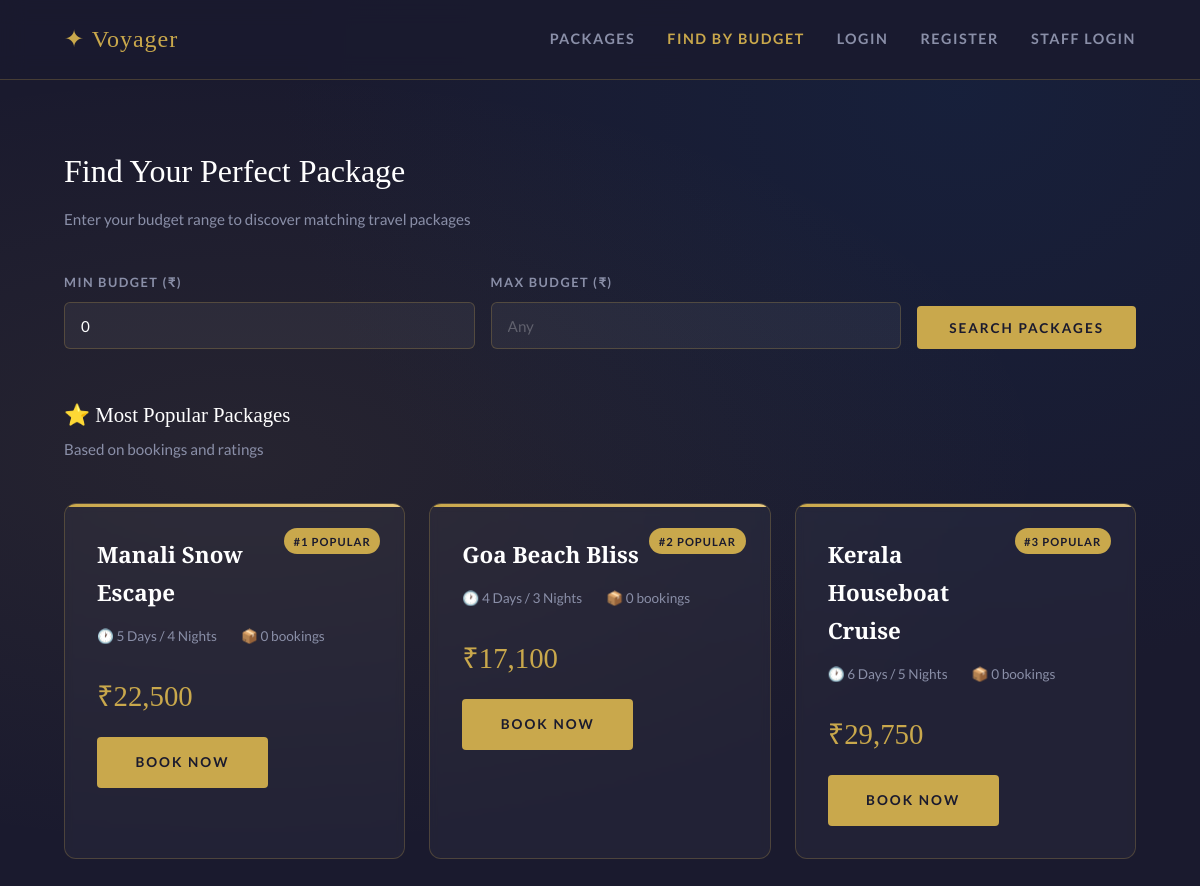
/recommend.php, run on the app's committed database.
### tables this page shows
CREATE TABLE IF NOT EXISTS travel_package (
    package_id INT AUTO_INCREMENT PRIMARY KEY,
    package_name VARCHAR(150) NOT NULL,
    duration VARCHAR(50),
    start_date DATE,
    end_date DATE,
    total_cost DECIMAL(12,2) NOT NULL DEFAULT 0,
    discount DECIMAL(5,2) DEFAULT 0,
    available_slots INT DEFAULT 20,
    description TEXT,
    created_at TIMESTAMP DEFAULT CURRENT_TIMESTAMP
);

### recommend.php (the view, shortened to what this page needs)
<?php
include "config.php";
$min = isset($_GET['min']) ? (int)$_GET['min'] : 0;
$max = isset($_GET['max']) ? (int)$_GET['max'] : 999999;
$popular = mysqli_fetch_all(mysqli_query($conn,
    "SELECT tp.*, COUNT(t.trip_id) AS booking_count,
            COALESCE(AVG(pr.rating),0) AS avg_rating
     FROM travel_package tp
     LEFT JOIN trip t  ON tp.package_id = t.package_id
     LEFT JOIN package_review pr ON tp.package_id = pr.package_id
     GROUP BY tp.package_id
     ORDER BY booking_count DESC, avg_rating DESC
     LIMIT 3"), MYSQLI_ASSOC);
?>
<!DOCTYPE html>
<html lang="en">
<head>
  <link rel="stylesheet" href="style.css">
</head>
<body>
<?php include "nav.php"; ?>
<div class="section">
  <div class="section-title">Find Your Perfect Package</div>
  <p class="section-subtitle">Enter your budget range to discover matching travel packages</p>
  <form method="GET" style="display:flex; gap:1rem; flex-wrap:wrap; align-items:flex-end; margin-bottom:3rem;">
    <div class="form-group" style="margin:0; flex:1; min-width:160px;">
      <label>Min Budget (₹)</label>
      <input type="number" name="min" value="<?php echo $min; ?>" placeholder="0" min="0">
    </div>
    <div class="form-group" style="margin:0; flex:1; min-width:160px;">
      <label>Max Budget (₹)</label>
      <input type="number" name="max" value="<?php echo $max == 999999 ? '' : $max; ?>" placeholder="Any">
    </div>
    <button type="submit" class="btn btn-primary" style="padding:0.85rem 2rem;">Search Packages</button>
  </form>
  <div class="section-title" style="font-size:1.3rem; margin-bottom:0.3rem;">⭐ Most Popular Packages</div>
  <p class="section-subtitle">Based on bookings and ratings</p>
  <div class="grid">
    <?php foreach($popular as $i => $row):
      $final = $row['total_cost'] * (1 - $row['discount']/100);
    ?>
    <div class="card pkg-card" style="animation: fadeUp 0.4s <?php echo $i*0.1; ?>s ease both;">
      <div style="position:absolute; top:1.5rem; right:1.5rem; background:var(--gold); color:var(--deep);
        font-size:0.7rem; font-weight:700; padding:0.2rem 0.6rem; border-radius:50px; letter-spacing:1px;">
        #<?php echo $i+1; ?> POPULAR
      </div>
      <h3 style="padding-right:5rem;"><?php echo htmlspecialchars($row['package_name']); ?></h3>
      <div class="pkg-meta">
        <span>🕐 <?php echo htmlspecialchars($row['duration']); ?></span>
        <span>📦 <?php echo $row['booking_count']; ?> bookings</span>
      </div>
      <div class="pkg-price">₹<?php echo number_format($final); ?></div>
      <a href="book.php?package_id=<?php echo $row['package_id']; ?>" class="btn btn-primary" style="font-size:0.85rem;">Book Now</a>
    </div>
    <?php endforeach; ?>
  </div>
</div>
</body>
</html>

### style.css (style rules this page uses)
:root { --sand: #f5ede0; --deep: #1a1a2e; --ocean: #16213e; --gold: #c9a84c; --gold-light: #e8c97e; --white: #ffffff; --muted: #8a8fa8; --border: rgba(201,168,76,0.25); --card-bg: rgba(255,255,255,0.04); --shadow: 0 8px 40px rgba(0,0,0,0.4); }
*, *::before, *::after { box-sizing: border-box; margin: 0; padding: 0; }
body { font-family: 'Lato', sans-serif; background: var(--deep); color: var(--white); min-height: 100vh; line-height: 1.7; background-image: radial-gradient(ellipse at 20% 50%, rgba(201,168,76,0.07) 0%, transparent 60%), radial-gradient(ellipse at 80% 10%, rgba(22,33,62,0.8) 0%, transparent 50%); }
.btn { display: inline-block; padding: 0.85rem 2.4rem; border-radius: 4px; font-family: 'Lato', sans-serif; font-size: 0.85rem; font-weight: 700; letter-spacing: 2px; text-transform: uppercase; text-decoration: none; cursor: pointer; border: none; transition: all 0.3s; }
.btn-primary { background: var(--gold); color: var(--deep); }
.card { background: var(--card-bg); border: 1px solid var(--border); border-radius: 12px; padding: 2rem; transition: transform 0.3s, box-shadow 0.3s, border-color 0.3s; backdrop-filter: blur(4px); }
.card h3 { font-family: 'Playfair Display', serif; font-size: 1.4rem; margin-bottom: 0.8rem; color: var(--white); }
.grid { display: grid; grid-template-columns: repeat(auto-fill, minmax(300px, 1fr)); gap: 1.5rem; }
.section { padding: 4rem 4rem; }
.section-title { font-family: 'Playfair Display', serif; font-size: 2rem; margin-bottom: 0.5rem; }
.section-subtitle { color: var(--muted); margin-bottom: 2.5rem; font-size: 0.95rem; }
.form-group { margin-bottom: 1.5rem; }
.form-group label { display: block; font-size: 0.8rem; letter-spacing: 1.5px; text-transform: uppercase; color: var(--muted); margin-bottom: 0.5rem; font-weight: 700; }
.form-group input, .form-group textarea, .form-group select { width: 100%; padding: 0.85rem 1rem; background: rgba(255,255,255,0.05); border: 1px solid var(--border); border-radius: 6px; color: var(--white); font-family: 'Lato', sans-serif; font-size: 0.95rem; transition: border-color 0.3s, box-shadow 0.3s; outline: none; }
.form-group input::placeholder, .form-group textarea::placeholder { color: rgba(255,255,255,0.25); }
.pkg-card { position: relative; overflow: hidden; }
.pkg-card::before { content: ''; position: absolute; top: 0; left: 0; right: 0; height: 3px; background: linear-gradient(90deg, var(--gold), var(--gold-light)); }
.pkg-price { font-family: 'Playfair Display', serif; font-size: 1.8rem; color: var(--gold); margin: 0.5rem 0; }
.pkg-meta { color: var(--muted); font-size: 0.85rem; display: flex; gap: 1.5rem; margin-bottom: 1.5rem; }
.pkg-meta span { display: flex; align-items: center; gap: 0.3rem; }
a { color: var(--gold); text-decoration: none; transition: color 0.2s; }

### data on the page
travel_package: package_name "Manali Snow Escape", duration "5 Days / 4 Nights", booking_count "0", final "22,500"
travel_package: package_name "Goa Beach Bliss", duration "4 Days / 3 Nights", booking_count "0", final "17,100"
travel_package: package_name "Kerala Houseboat Cruise", duration "6 Days / 5 Nights", booking_count "0", final "29,750"
